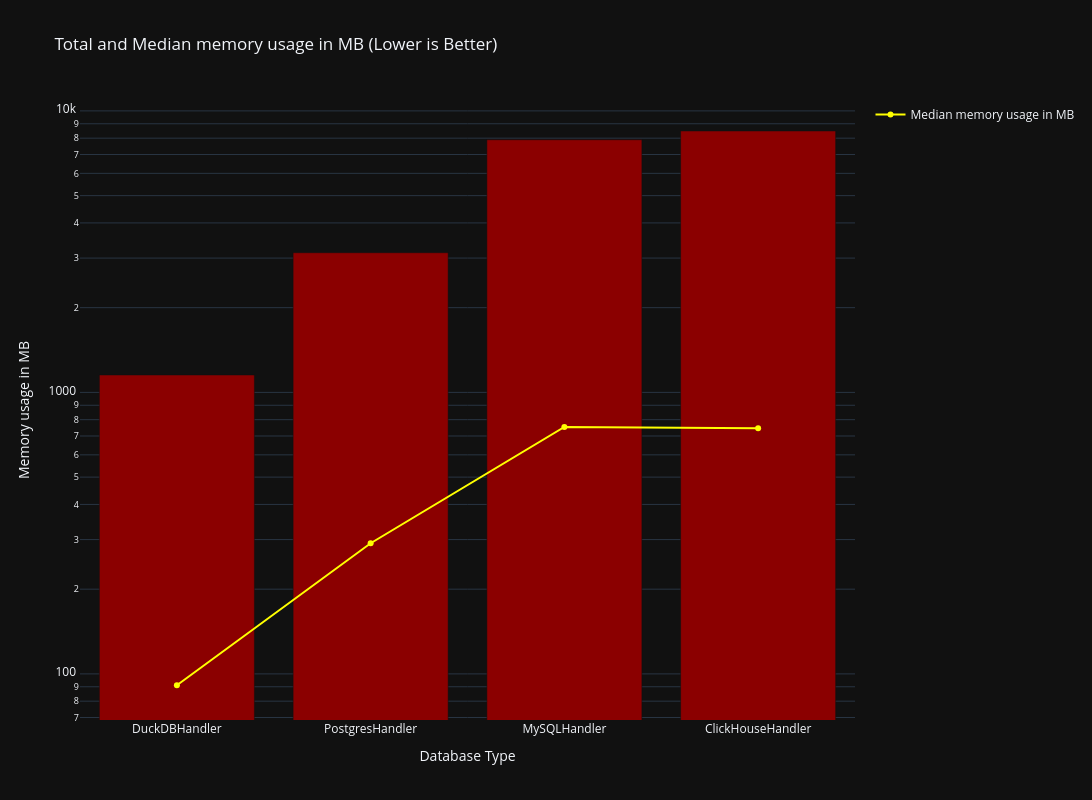

The cell this chart's notebook holds for it:
### Code cell
mem_usage_mb_df = mem_usage_mb.df()

total_memory_mb_plot = px.bar(
    mem_usage_mb_df, 
    x='database_type', 
    y='total_memory_usage_mb',
    title='Total memory usage in MB (lower is better)',
    template=template,
    height=800,
    width=1200
)

total_memory_mb_plot.update_traces(
    marker=
        {'color':'darkred'}
    )

# Add a line trace to the existing figure
total_memory_mb_plot.add_trace(go.Scatter(
    x=mem_usage_mb_df['database_type'],  
    y=mem_usage_mb_df['median_memory_usage_mb'],
    mode='lines+markers',
    name='Median memory usage in MB',  
    marker={'color': 'yellow'}  
))



# update layout
total_memory_mb_plot.update_layout(
    title='Total and Median memory usage in MB (Lower is Better)',
    xaxis_title='Database Type',
    yaxis_title='Memory usage in MB',
    yaxis_type='log'
)
total_memory_mb_plot.show()

### Figure 1 — Plotly figure (JSON) as saved in the notebook; plotly's stock layout.template omitted (floating-point values rounded to 4 significant figures)
{"data": [{"hovertemplate": "database_type=%{x}<br>total_memory_usage_mb=%{y}<extra></extra>", "legendgroup": "", "marker": {"color": "darkred", "pattern": {"shape": ""}}, "name": "", "orientation": "v", "showlegend": false, "textposition": "auto", "type": "bar", "x": ["DuckDBHandler", "PostgresHandler", "MySQLHandler", "ClickHouseHandler"], "xaxis": "x", "y": [1153.0, 3135.0, 7896.0, 8484.0], "yaxis": "y"}, {"marker": {"color": "yellow"}, "mode": "lines+markers", "name": "Median memory usage in MB", "type": "scatter", "x": ["DuckDBHandler", "PostgresHandler", "MySQLHandler", "ClickHouseHandler"], "y": [91.13, 291.1, 753.9, 745.6]}], "layout": {"barmode": "relative", "height": 800, "legend": {"tracegroupgap": 0}, "title": {"text": "Total and Median memory usage in MB (Lower is Better)"}, "width": 1200, "xaxis": {"anchor": "y", "domain": [0, 1], "title": {"text": "Database Type"}}, "yaxis": {"anchor": "x", "domain": [0, 1], "title": {"text": "Memory usage in MB"}, "type": "log"}}}
